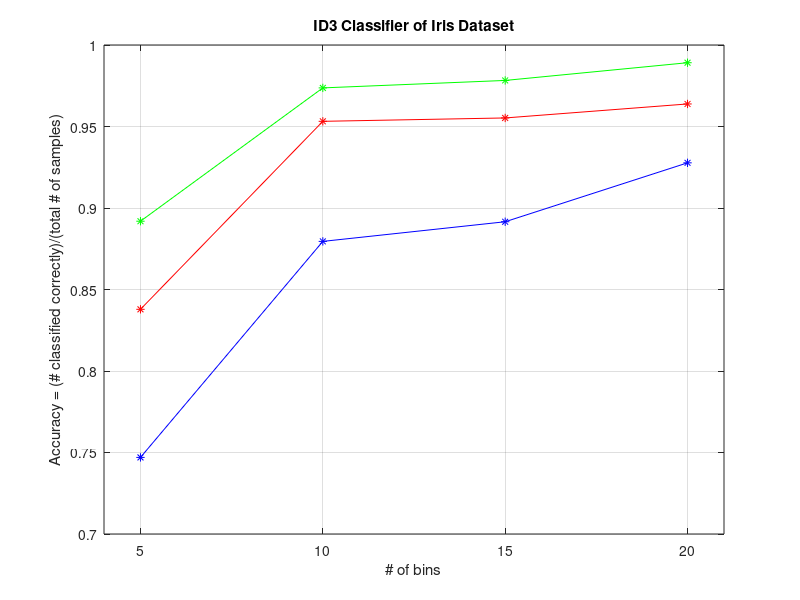

Recreate this plot in MATLAB.
clc;
clear all;
close all;


load fisheriris.mat

y = zeros(length(species),1);
for i = 1:length(species)
  %We are clumping versicolor and virginica together.
  if strcmp(species{i,1},'setosa')
    s = 1;
  else 
    s = 0;   
  end
  y(i) = s;
end
iris = [meas y];

for runs = 1:10

  % Randomly pick out ~50% of the data for training.
  randVar = rand(length(iris),1);
  Index = randVar >= 0.5; 

  %Index the data
  iris_train = iris(Index,:);
  iris_test = iris(~Index,:);

  for bins = 5:5:20
    
    is_done_training = false;
    while(~is_done_training)
    
      [m_train, ~] = size(iris_train);
      [m_pos, ~] = size(iris_train(iris_train(:,5) == 1,:));
      [m_neg, ~] = size(iris_train(iris_train(:,5) ~= 1,:));
          
      p_pos = m_pos/m_train;
      p_neg = m_neg/m_train;
      
      Entropy_a = nansum(-p_pos .* log2(p_pos) - p_neg .* log2(p_neg));
      
      %Search for best attribute.
      for i = 1:4
        [m_train, ~] = size(iris_train);
        [n, x] = hist(iris_train(:,i),bins);
        thresholds = (x(1:end-1) + x(2:end)) / 2;  
        %For each attribute, get the arrays of values associated with each bin.
        for j = 1:(length(thresholds)+1)
          if j == 1
            children{j} = iris_train((iris_train(:, i) < thresholds(j)),:);
          elseif j == (length(thresholds)+1)
            children{j} = iris_train((iris_train(:, i) >= thresholds(j-1)),:);
          else
            children{j} = iris_train(((iris_train(:, i) < thresholds(j)) & (iris_train(:, i) >= thresholds(j-1))),:);
          end
        end
        
        for k = 1:length(children)
          temp = children{k};
          [m_child(k), ~] = size(temp);
          [m_pos, ~] = size(temp(temp(:,5) == 1,:));
          [m_neg, ~] = size(temp(temp(:,5) ~= 1,:));
          
          p_pos(k) = m_pos/m_child(k);
          p_neg(k) = m_neg/m_child(k);
        end
        T(i).n = children;
        T(i).thresholds = thresholds;
        
        Entropy(i) = nansum(((m_child)./m_train) .*( -p_pos .* log2(p_pos) - p_neg .* log2(p_neg)));        
      end
      
      InformationGain = Entropy_a - Entropy;
      %Pick Best Attribute
      [m_IG, attribute] = max(InformationGain);  
      
      
      T = T(attribute);
      if(m_IG == Entropy_a)
        %Perfectly Classified Training Set
        is_done_training = true;
        for m = 1:length(T.n)
          if(~isempty(T.n{m}))
            labels(m) =  T.n{m}(1,5); %Assume all labels are the same b/c perfectly classified. pick out one.        
          end
        end
        
      else
        %Tree needs more work
        %From testing, each set can be linearly classified by looking @ 
        %petal length regardless of bin size.
        disp('HELP MAKE MY LIFE HELL...');
      end
    end
    
    %Get test performance metrics
    runningTotal = 0;
    for t = 1:length(T.thresholds)
      if t == 1
        n = iris_test((iris_test(:, attribute) < T.thresholds(t)),:);
        
      elseif t == (length(T.thresholds)+1)
        n = iris_test((iris_test(:, attribute) >= T.thresholds(t-1)),:);
      else
        n = iris_test(((iris_test(:, attribute) < T.thresholds(t)) & (iris_test(:, attribute) >= T.thresholds(t-1))),:);
      end
      [correct, ~] = size(n(n(:,5) == labels(t),5));
      runningTotal = runningTotal + correct;
    end 
    accuracy(runs,(bins/5)) = runningTotal/length(iris_test);
  end
  
end

%Plot Results
bins = 5:5:20;
max_accuracy = max(accuracy);
min_accuracy = min(accuracy);
mean_accuracy = mean(accuracy);
figure();
plot(bins,min_accuracy,'b-*',bins,mean_accuracy,'r-*',bins,max_accuracy,'g-*');
axis([4,21]);
grid on;
xlabel('# of bins');
ylabel('Accuracy = (# classified correctly)/(total # of samples)');
title('ID3 Classifier of Iris Dataset');



